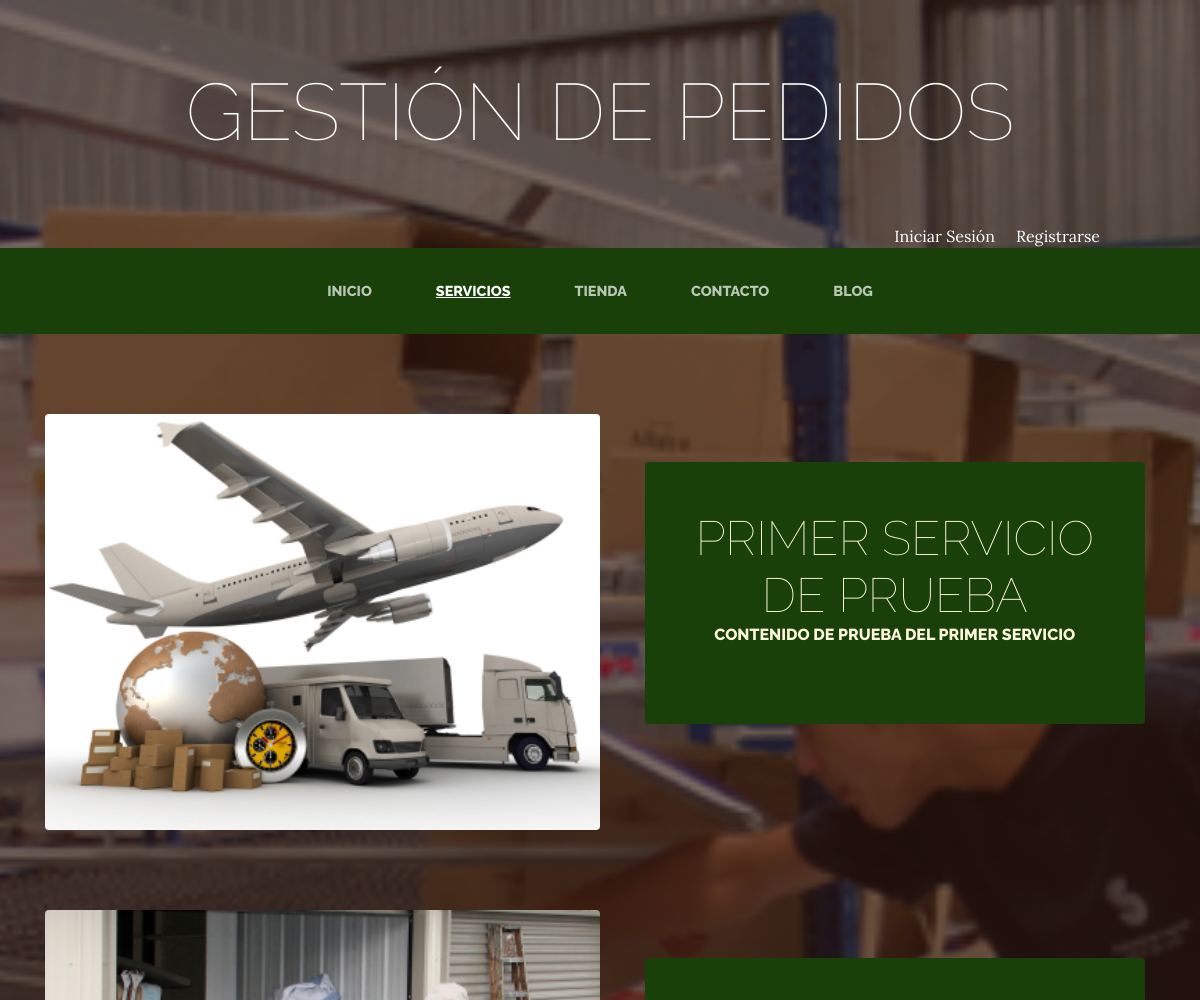
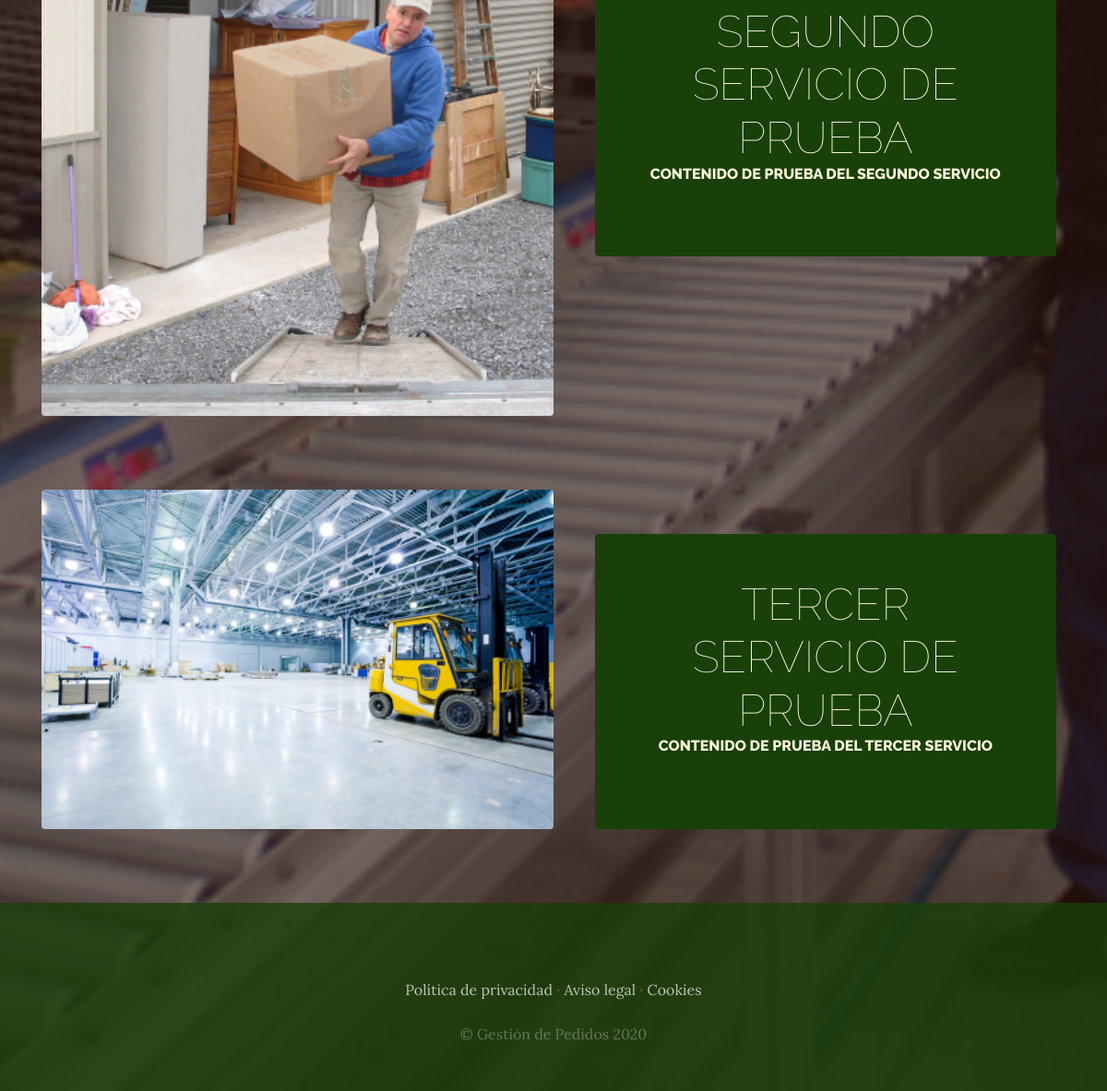
The app's page /servicios/ with its own data (2 pictures, top to bottom).
### servicios/models.py (models this page shows, shortened)
class Servicio(models.Model):
    titulo=models.CharField(max_length=50)
    contenido=models.CharField(max_length=50)
    imagen=models.ImageField(upload_to='servicios')
    created=models.DateTimeField(auto_now_add=True)
    update=models.DateTimeField(auto_now_add=True)
    class Meta():
        verbose_name='servicio'
        verbose_name_plural='servicios'

### servicios/views.py (the view)
# urls.py: path('servicios/', include('servicios.urls')),
def servicios(request):
    servicios=Servicio.objects.all()
    return render(request, "servicios/servicios.html", {"servicios": servicios})

### carro/context_processor.py (called while the page is built)
def importe_total_carro(request):
    total=0
    if request.user.is_authenticated:
        for key, value in request.session["carro"].items():
            total=total+float(value["precio"])
    else:
        total = "Debe Iniciar Sesión o Registrase"
    return {"importe_total_carro":total}

### servicios/templates/servicios/servicios.html
{% extends "ProyectoWebApp/base.html" %}
{% load static %}
{% block content %}
    {% for servicio in servicios %}
    <section class="page-section clearfix">
        <div class="container">
          <div class="intro">
            <img class="intro-img img-fluid mb-3 mb-lg-0 rounded" src="{{servicio.imagen.url}}" alt="" style="width: 50%;">
            <div class="intro-text left-0 text-center bg-faded p-5 rounded">
              <h2 class="section-heading mb-4" >
                <span class="section-heading-lower">{{servicio.titulo}}</span>
                <span class="section-heading-upper">{{servicio.contenido}}</span>
              </h2>
            </div>
          </div>
        </div>
      </section>
    {% endfor %}
{% endblock %}

### ProyectoWebApp/static/ProyectoWebApp/css/gestion.css (style rules this page uses)
body { font-family: 'Lora'; background: linear-gradient(rgba(47, 23, 15, 0.65), rgba(47, 23, 15, 0.65)), url("../img/bg_main.jpg"); background-attachment: fixed; background-position: center; background-size: cover; }
h1, h2, h3, h4, h5, h6 { font-family: 'Raleway'; }
.page-section { margin-top: 5rem; margin-bottom: 5rem; }
.section-heading { text-transform: uppercase; }
.section-heading .section-heading-upper { display: block; font-size: 1rem; font-weight: 800; padding-bottom:.5rem; }
.section-heading .section-heading-lower { display: block; font-size: 3rem; font-weight: 100; }
.bg-faded { background-color: rgba(255, 255, 255, 0.85); }
.intro { position: relative; }
@media (min-width: 992px) { .intro .intro-img { width: 75%; float: left; } }
@media (min-width: 992px) { .intro .intro-text { left: 600; width: 60%; margin-top: 3rem; background-color: rgba(24, 64, 8); color: cornsilk; position: absolute; } }
@media (min-width: 1200px) { .intro .intro-text { width: 45%; } }

### records on screen
Servicio: imagen (picture), titulo "PRIMER SERVICIO DE PRUEBA", contenido "CONTENIDO DE PRUEBA DEL PRIMER SERVICIO"
Servicio: imagen (picture), titulo "SEGUNDO SERVICIO DE PRUEBA", contenido "CONTENIDO DE PRUEBA DEL SEGUNDO SERVICIO"
Servicio: imagen (picture), titulo "TERCER SERVICIO DE PRUEBA", contenido "CONTENIDO DE PRUEBA DEL TERCER SERVICIO"
